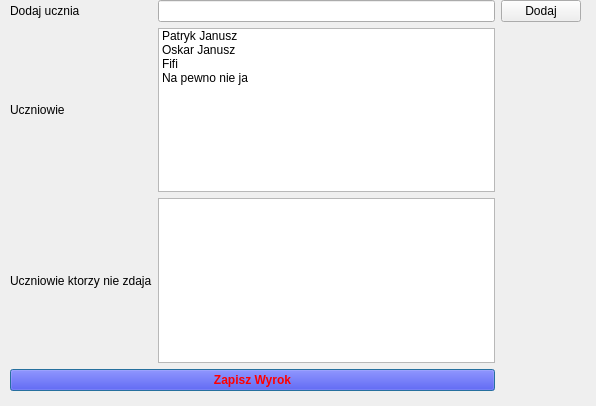
<?xml version="1.0" encoding="UTF-8"?>
<ui version="4.0">
 <class>Dialog</class>
 <widget class="QDialog" name="Dialog">
  <property name="geometry">
   <rect>
    <x>0</x>
    <y>0</y>
    <width>596</width>
    <height>406</height>
   </rect>
  </property>
  <property name="windowTitle">
   <string>Dialog</string>
  </property>
  <widget class="QWidget" name="gridLayoutWidget">
   <property name="geometry">
    <rect>
     <x>10</x>
     <y>0</y>
     <width>571</width>
     <height>391</height>
    </rect>
   </property>
   <layout class="QGridLayout" name="gridLayout">
    <item row="1" column="1">
     <widget class="QListWidget" name="students">
      <item>
       <property name="text">
        <string>Patryk Janusz</string>
       </property>
      </item>
      <item>
       <property name="text">
        <string>Oskar Janusz</string>
       </property>
      </item>
      <item>
       <property name="text">
        <string>Fifi </string>
       </property>
      </item>
      <item>
       <property name="text">
        <string>Na pewno nie ja</string>
       </property>
      </item>
     </widget>
    </item>
    <item row="2" column="1">
     <widget class="QListWidget" name="failedStudents"/>
    </item>
    <item row="1" column="0">
     <widget class="QLabel" name="label">
      <property name="text">
       <string>Uczniowie</string>
      </property>
     </widget>
    </item>
    <item row="2" column="0">
     <widget class="QLabel" name="label_2">
      <property name="text">
       <string>Uczniowie ktorzy nie zdaja</string>
      </property>
     </widget>
    </item>
    <item row="3" column="0" colspan="2">
     <widget class="QPushButton" name="wyrokButton">
      <property name="styleSheet">
       <string notr="true">font-weight:bold;
color: #FF0000;
background-color:rgb(0, 0, 255);
</string>
      </property>
      <property name="text">
       <string>Zapisz Wyrok</string>
      </property>
     </widget>
    </item>
    <item row="0" column="1">
     <widget class="QLineEdit" name="uczenValue"/>
    </item>
    <item row="0" column="0">
     <widget class="QLabel" name="label_3">
      <property name="text">
       <string>Dodaj ucznia</string>
      </property>
     </widget>
    </item>
    <item row="0" column="2">
     <widget class="QPushButton" name="pushButton">
      <property name="text">
       <string>Dodaj</string>
      </property>
     </widget>
    </item>
   </layout>
  </widget>
 </widget>
 <resources/>
 <connections/>
</ui>
